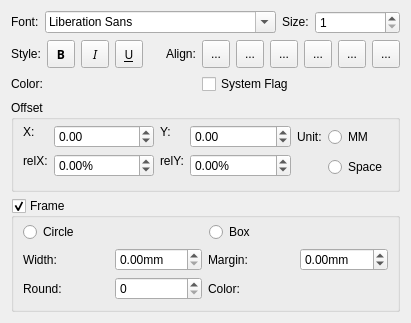
<?xml version="1.0" encoding="UTF-8"?>
<ui version="4.0">
 <class>TextPropertiesBase</class>
 <widget class="QWidget" name="TextPropertiesBase">
  <property name="geometry">
   <rect>
    <x>0</x>
    <y>0</y>
    <width>411</width>
    <height>323</height>
   </rect>
  </property>
  <property name="windowTitle">
   <string>Form</string>
  </property>
  <layout class="QVBoxLayout" name="verticalLayout">
   <item>
    <layout class="QHBoxLayout" name="horizontalLayout_6">
     <item>
      <widget class="QLabel" name="label_25">
       <property name="sizePolicy">
        <sizepolicy hsizetype="Fixed" vsizetype="Fixed">
         <horstretch>0</horstretch>
         <verstretch>0</verstretch>
        </sizepolicy>
       </property>
       <property name="text">
        <string>Font:</string>
       </property>
      </widget>
     </item>
     <item>
      <widget class="QFontComboBox" name="fontSelect">
       <property name="toolTip">
        <string>font face</string>
       </property>
      </widget>
     </item>
     <item>
      <widget class="QLabel" name="label_26">
       <property name="sizePolicy">
        <sizepolicy hsizetype="Fixed" vsizetype="Fixed">
         <horstretch>0</horstretch>
         <verstretch>0</verstretch>
        </sizepolicy>
       </property>
       <property name="text">
        <string>Size:</string>
       </property>
      </widget>
     </item>
     <item>
      <widget class="QSpinBox" name="fontSize">
       <property name="toolTip">
        <string>font point size</string>
       </property>
       <property name="minimum">
        <number>1</number>
       </property>
       <property name="maximum">
        <number>1000</number>
       </property>
       <property name="value">
        <number>1</number>
       </property>
      </widget>
     </item>
    </layout>
   </item>
   <item>
    <layout class="QHBoxLayout" name="_3">
     <property name="spacing">
      <number>6</number>
     </property>
     <property name="margin">
      <number>0</number>
     </property>
     <item>
      <widget class="QLabel" name="label_2_3">
       <property name="text">
        <string>Style:</string>
       </property>
       <property name="textFormat">
        <enum>Qt::PlainText</enum>
       </property>
      </widget>
     </item>
     <item>
      <widget class="QToolButton" name="fontBold">
       <property name="minimumSize">
        <size>
         <width>28</width>
         <height>28</height>
        </size>
       </property>
       <property name="font">
        <font>
         <family>Sans Serif</family>
         <pointsize>9</pointsize>
         <weight>75</weight>
         <italic>false</italic>
         <bold>true</bold>
         <underline>false</underline>
         <strikeout>false</strikeout>
        </font>
       </property>
       <property name="toolTip">
        <string>bold</string>
       </property>
       <property name="text">
        <string>B</string>
       </property>
       <property name="checkable">
        <bool>true</bool>
       </property>
      </widget>
     </item>
     <item>
      <widget class="QToolButton" name="fontItalic">
       <property name="sizePolicy">
        <sizepolicy hsizetype="Fixed" vsizetype="Fixed">
         <horstretch>0</horstretch>
         <verstretch>0</verstretch>
        </sizepolicy>
       </property>
       <property name="minimumSize">
        <size>
         <width>28</width>
         <height>28</height>
        </size>
       </property>
       <property name="font">
        <font>
         <family>Sans Serif</family>
         <pointsize>9</pointsize>
         <weight>50</weight>
         <italic>true</italic>
         <bold>false</bold>
         <underline>false</underline>
         <strikeout>false</strikeout>
        </font>
       </property>
       <property name="toolTip">
        <string>italic</string>
       </property>
       <property name="text">
        <string>I</string>
       </property>
       <property name="checkable">
        <bool>true</bool>
       </property>
      </widget>
     </item>
     <item>
      <widget class="QToolButton" name="fontUnderline">
       <property name="minimumSize">
        <size>
         <width>28</width>
         <height>28</height>
        </size>
       </property>
       <property name="font">
        <font>
         <family>Sans Serif</family>
         <pointsize>9</pointsize>
         <weight>50</weight>
         <italic>false</italic>
         <bold>false</bold>
         <underline>true</underline>
         <strikeout>false</strikeout>
        </font>
       </property>
       <property name="toolTip">
        <string>underline</string>
       </property>
       <property name="text">
        <string>U</string>
       </property>
       <property name="checkable">
        <bool>true</bool>
       </property>
      </widget>
     </item>
     <item>
      <spacer>
       <property name="orientation">
        <enum>Qt::Horizontal</enum>
       </property>
       <property name="sizeHint" stdset="0">
        <size>
         <width>40</width>
         <height>20</height>
        </size>
       </property>
      </spacer>
     </item>
     <item>
      <widget class="QLabel" name="label_24">
       <property name="text">
        <string>Align:</string>
       </property>
      </widget>
     </item>
     <item>
      <widget class="QToolButton" name="alignLeft">
       <property name="sizePolicy">
        <sizepolicy hsizetype="Fixed" vsizetype="Fixed">
         <horstretch>0</horstretch>
         <verstretch>0</verstretch>
        </sizepolicy>
       </property>
       <property name="minimumSize">
        <size>
         <width>28</width>
         <height>28</height>
        </size>
       </property>
       <property name="toolTip">
        <string>align left edge of text to reference point</string>
       </property>
       <property name="text">
        <string>...</string>
       </property>
       <property name="icon">
        <iconset resource="mscore.qrc">
         <normaloff>:/data/text_left.svg</normaloff>:/data/text_left.svg</iconset>
       </property>
       <property name="checkable">
        <bool>true</bool>
       </property>
      </widget>
     </item>
     <item>
      <widget class="QToolButton" name="alignHCenter">
       <property name="minimumSize">
        <size>
         <width>28</width>
         <height>28</height>
        </size>
       </property>
       <property name="toolTip">
        <string>center text on reference point</string>
       </property>
       <property name="text">
        <string>...</string>
       </property>
       <property name="icon">
        <iconset resource="mscore.qrc">
         <normaloff>:/data/text_center.svg</normaloff>:/data/text_center.svg</iconset>
       </property>
       <property name="checkable">
        <bool>true</bool>
       </property>
      </widget>
     </item>
     <item>
      <widget class="QToolButton" name="alignRight">
       <property name="minimumSize">
        <size>
         <width>28</width>
         <height>28</height>
        </size>
       </property>
       <property name="toolTip">
        <string>align right edge of text to reference point</string>
       </property>
       <property name="text">
        <string>...</string>
       </property>
       <property name="icon">
        <iconset resource="mscore.qrc">
         <normaloff>:/data/text_right.svg</normaloff>:/data/text_right.svg</iconset>
       </property>
       <property name="checkable">
        <bool>true</bool>
       </property>
      </widget>
     </item>
     <item>
      <widget class="QToolButton" name="alignTop">
       <property name="minimumSize">
        <size>
         <width>28</width>
         <height>28</height>
        </size>
       </property>
       <property name="toolTip">
        <string>align top edge of text to reference point</string>
       </property>
       <property name="text">
        <string>...</string>
       </property>
       <property name="icon">
        <iconset resource="mscore.qrc">
         <normaloff>:/data/text_top.svg</normaloff>:/data/text_top.svg</iconset>
       </property>
       <property name="checkable">
        <bool>true</bool>
       </property>
      </widget>
     </item>
     <item>
      <widget class="QToolButton" name="alignVCenter">
       <property name="minimumSize">
        <size>
         <width>28</width>
         <height>28</height>
        </size>
       </property>
       <property name="toolTip">
        <string>center text vertical to reference point</string>
       </property>
       <property name="text">
        <string>...</string>
       </property>
       <property name="icon">
        <iconset resource="mscore.qrc">
         <normaloff>:/data/text_vcenter.svg</normaloff>:/data/text_vcenter.svg</iconset>
       </property>
       <property name="checkable">
        <bool>true</bool>
       </property>
      </widget>
     </item>
     <item>
      <widget class="QToolButton" name="alignBottom">
       <property name="minimumSize">
        <size>
         <width>28</width>
         <height>28</height>
        </size>
       </property>
       <property name="toolTip">
        <string>align bottom edge of text to reference point</string>
       </property>
       <property name="text">
        <string>...</string>
       </property>
       <property name="icon">
        <iconset resource="mscore.qrc">
         <normaloff>:/data/text_bottom.svg</normaloff>:/data/text_bottom.svg</iconset>
       </property>
       <property name="checkable">
        <bool>true</bool>
       </property>
      </widget>
     </item>
    </layout>
   </item>
   <item>
    <layout class="QHBoxLayout" name="horizontalLayout">
     <item>
      <widget class="QLabel" name="label_23">
       <property name="sizePolicy">
        <sizepolicy hsizetype="Fixed" vsizetype="Fixed">
         <horstretch>0</horstretch>
         <verstretch>0</verstretch>
        </sizepolicy>
       </property>
       <property name="text">
        <string>Color:</string>
       </property>
      </widget>
     </item>
     <item>
      <widget class="Awl::ColorLabel" name="color">
       <property name="sizePolicy">
        <sizepolicy hsizetype="Preferred" vsizetype="Fixed">
         <horstretch>0</horstretch>
         <verstretch>0</verstretch>
        </sizepolicy>
       </property>
       <property name="minimumSize">
        <size>
         <width>40</width>
         <height>0</height>
        </size>
       </property>
       <property name="toolTip">
        <string>text color</string>
       </property>
       <zorder>horizontalSpacer_2</zorder>
      </widget>
     </item>
     <item>
      <spacer name="horizontalSpacer">
       <property name="orientation">
        <enum>Qt::Horizontal</enum>
       </property>
       <property name="sizeHint" stdset="0">
        <size>
         <width>40</width>
         <height>20</height>
        </size>
       </property>
      </spacer>
     </item>
     <item>
      <widget class="QCheckBox" name="systemFlag">
       <property name="text">
        <string>System Flag</string>
       </property>
      </widget>
     </item>
     <item>
      <spacer name="horizontalSpacer_2">
       <property name="orientation">
        <enum>Qt::Horizontal</enum>
       </property>
       <property name="sizeHint" stdset="0">
        <size>
         <width>40</width>
         <height>20</height>
        </size>
       </property>
      </spacer>
     </item>
    </layout>
   </item>
   <item>
    <widget class="QGroupBox" name="groupBox">
     <property name="title">
      <string>Offset</string>
     </property>
     <property name="flat">
      <bool>true</bool>
     </property>
     <layout class="QGridLayout" name="gridLayout_4">
      <property name="topMargin">
       <number>4</number>
      </property>
      <item row="0" column="0" rowspan="2">
       <layout class="QFormLayout" name="formLayout_3">
        <item row="0" column="0">
         <widget class="QLabel" name="label_18">
          <property name="sizePolicy">
           <sizepolicy hsizetype="Fixed" vsizetype="Fixed">
            <horstretch>0</horstretch>
            <verstretch>0</verstretch>
           </sizepolicy>
          </property>
          <property name="text">
           <string extracomment="coordinate">X:</string>
          </property>
         </widget>
        </item>
        <item row="0" column="1">
         <widget class="QDoubleSpinBox" name="xOffset">
          <property name="toolTip">
           <string>horizontal offset to reference point</string>
          </property>
          <property name="minimum">
           <double>-1000.000000000000000</double>
          </property>
          <property name="maximum">
           <double>999.990000000000009</double>
          </property>
         </widget>
        </item>
        <item row="1" column="0">
         <widget class="QLabel" name="label_19">
          <property name="sizePolicy">
           <sizepolicy hsizetype="Fixed" vsizetype="Fixed">
            <horstretch>0</horstretch>
            <verstretch>0</verstretch>
           </sizepolicy>
          </property>
          <property name="text">
           <string>relX:</string>
          </property>
         </widget>
        </item>
        <item row="1" column="1">
         <widget class="QDoubleSpinBox" name="rxOffset">
          <property name="toolTip">
           <string>reference point offset in percent of parent width</string>
          </property>
          <property name="suffix">
           <string>%</string>
          </property>
          <property name="minimum">
           <double>-1000.000000000000000</double>
          </property>
          <property name="maximum">
           <double>999.990000000000009</double>
          </property>
         </widget>
        </item>
       </layout>
      </item>
      <item row="0" column="1" rowspan="2">
       <layout class="QFormLayout" name="formLayout_4">
        <item row="0" column="0">
         <widget class="QLabel" name="label_20">
          <property name="sizePolicy">
           <sizepolicy hsizetype="Fixed" vsizetype="Fixed">
            <horstretch>0</horstretch>
            <verstretch>0</verstretch>
           </sizepolicy>
          </property>
          <property name="text">
           <string extracomment="coordinate">Y:</string>
          </property>
         </widget>
        </item>
        <item row="0" column="1">
         <widget class="QDoubleSpinBox" name="yOffset">
          <property name="toolTip">
           <string>vertical offset to reference point</string>
          </property>
          <property name="minimum">
           <double>-1000.000000000000000</double>
          </property>
          <property name="maximum">
           <double>999.990000000000009</double>
          </property>
         </widget>
        </item>
        <item row="1" column="0">
         <widget class="QLabel" name="label_21">
          <property name="sizePolicy">
           <sizepolicy hsizetype="Fixed" vsizetype="Fixed">
            <horstretch>0</horstretch>
            <verstretch>0</verstretch>
           </sizepolicy>
          </property>
          <property name="text">
           <string>relY:</string>
          </property>
         </widget>
        </item>
        <item row="1" column="1">
         <widget class="QDoubleSpinBox" name="ryOffset">
          <property name="toolTip">
           <string>reference point offset in percent of parent height</string>
          </property>
          <property name="suffix">
           <string>%</string>
          </property>
          <property name="minimum">
           <double>-1000.000000000000000</double>
          </property>
          <property name="maximum">
           <double>999.990000000000009</double>
          </property>
         </widget>
        </item>
       </layout>
      </item>
      <item row="0" column="2">
       <widget class="QLabel" name="label_22">
        <property name="sizePolicy">
         <sizepolicy hsizetype="Fixed" vsizetype="Fixed">
          <horstretch>0</horstretch>
          <verstretch>0</verstretch>
         </sizepolicy>
        </property>
        <property name="text">
         <string>Unit:</string>
        </property>
       </widget>
      </item>
      <item row="0" column="3">
       <widget class="QRadioButton" name="mmUnit">
        <property name="sizePolicy">
         <sizepolicy hsizetype="Fixed" vsizetype="Fixed">
          <horstretch>0</horstretch>
          <verstretch>0</verstretch>
         </sizepolicy>
        </property>
        <property name="toolTip">
         <string>offset is absolute</string>
        </property>
        <property name="text">
         <string>MM</string>
        </property>
       </widget>
      </item>
      <item row="1" column="3">
       <widget class="QRadioButton" name="spatiumUnit">
        <property name="toolTip">
         <string>offset in Space units</string>
        </property>
        <property name="text">
         <string>Space</string>
        </property>
       </widget>
      </item>
     </layout>
    </widget>
   </item>
   <item>
    <widget class="QGroupBox" name="frame">
     <property name="toolTip">
      <string>enable text frame</string>
     </property>
     <property name="title">
      <string>Frame</string>
     </property>
     <property name="flat">
      <bool>true</bool>
     </property>
     <property name="checkable">
      <bool>true</bool>
     </property>
     <layout class="QVBoxLayout" name="verticalLayout_2">
      <property name="topMargin">
       <number>4</number>
      </property>
      <item>
       <layout class="QHBoxLayout" name="horizontalLayout_4">
        <item>
         <widget class="QRadioButton" name="circleButton">
          <property name="toolTip">
           <string>draw circled frame</string>
          </property>
          <property name="text">
           <string>Circle</string>
          </property>
         </widget>
        </item>
        <item>
         <widget class="QRadioButton" name="boxButton">
          <property name="toolTip">
           <string>draw boxed frame</string>
          </property>
          <property name="text">
           <string>Box</string>
          </property>
         </widget>
        </item>
       </layout>
      </item>
      <item>
       <layout class="QGridLayout" name="gridLayout_3">
        <item row="0" column="0">
         <widget class="QLabel" name="label_14">
          <property name="text">
           <string>Width:</string>
          </property>
         </widget>
        </item>
        <item row="0" column="1">
         <widget class="QDoubleSpinBox" name="frameWidth">
          <property name="toolTip">
           <string>frame line width</string>
          </property>
          <property name="suffix">
           <string>mm</string>
          </property>
          <property name="maximum">
           <double>999.990000000000009</double>
          </property>
         </widget>
        </item>
        <item row="0" column="2">
         <widget class="QLabel" name="label_15">
          <property name="text">
           <string>Margin:</string>
          </property>
         </widget>
        </item>
        <item row="0" column="3">
         <widget class="QDoubleSpinBox" name="paddingWidth">
          <property name="toolTip">
           <string>frame inner margin</string>
          </property>
          <property name="suffix">
           <string>mm</string>
          </property>
          <property name="minimum">
           <double>-999.000000000000000</double>
          </property>
          <property name="maximum">
           <double>999.990000000000009</double>
          </property>
         </widget>
        </item>
        <item row="1" column="0">
         <widget class="QLabel" name="label_16">
          <property name="text">
           <string>Round:</string>
          </property>
         </widget>
        </item>
        <item row="1" column="1">
         <widget class="QSpinBox" name="frameRound">
          <property name="toolTip">
           <string>corner round</string>
          </property>
         </widget>
        </item>
        <item row="1" column="2">
         <widget class="QLabel" name="label_17">
          <property name="text">
           <string>Color:</string>
          </property>
         </widget>
        </item>
        <item row="1" column="3">
         <widget class="Awl::ColorLabel" name="frameColor">
          <property name="toolTip">
           <string>frame color</string>
          </property>
         </widget>
        </item>
       </layout>
      </item>
     </layout>
    </widget>
   </item>
  </layout>
 </widget>
 <customwidgets>
  <customwidget>
   <class>Awl::ColorLabel</class>
   <extends>QFrame</extends>
   <header>awl/colorlabel.h</header>
   <container>1</container>
  </customwidget>
 </customwidgets>
 <resources>
  <include location="mscore.qrc"/>
 </resources>
 <connections/>
</ui>
